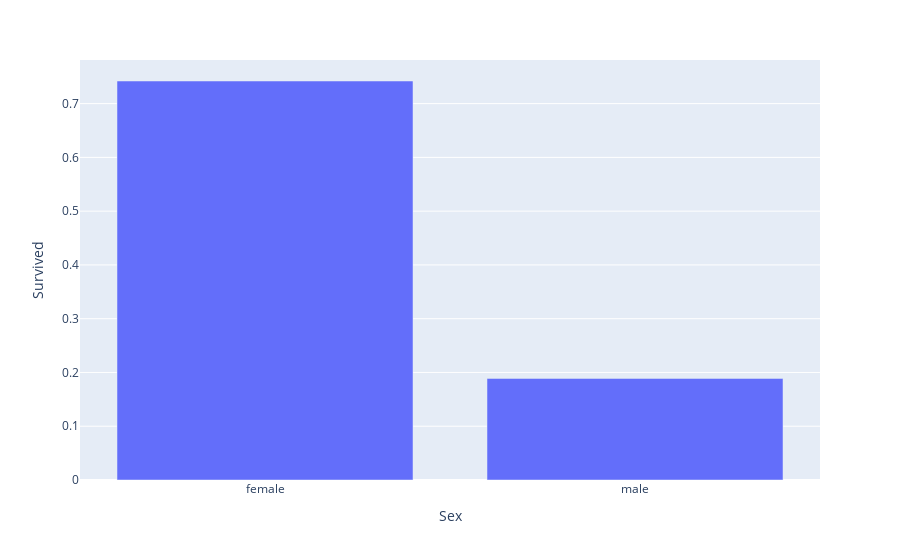

Notebook code for this chart:
### Code cell
p2 = px.bar(df_t_gender, x = 'Sex', y = 'Survived')
p2.show()

### Figure 1 — Plotly figure (JSON) as saved in the notebook; plotly's stock layout.template omitted (floating-point values rounded to 4 significant figures)
{"data": [{"alignmentgroup": "True", "hovertemplate": "Sex=%{x}<br>Survived=%{y}<extra></extra>", "legendgroup": "", "marker": {"color": "#636efa"}, "name": "", "offsetgroup": "", "orientation": "v", "showlegend": false, "textposition": "auto", "type": "bar", "x": ["female", "male"], "xaxis": "x", "y": [0.742, 0.1889], "yaxis": "y"}], "layout": {"barmode": "relative", "legend": {"tracegroupgap": 0}, "margin": {"t": 60}, "xaxis": {"anchor": "y", "domain": [0, 1], "title": {"text": "Sex"}}, "yaxis": {"anchor": "x", "domain": [0, 1], "title": {"text": "Survived"}}}}
